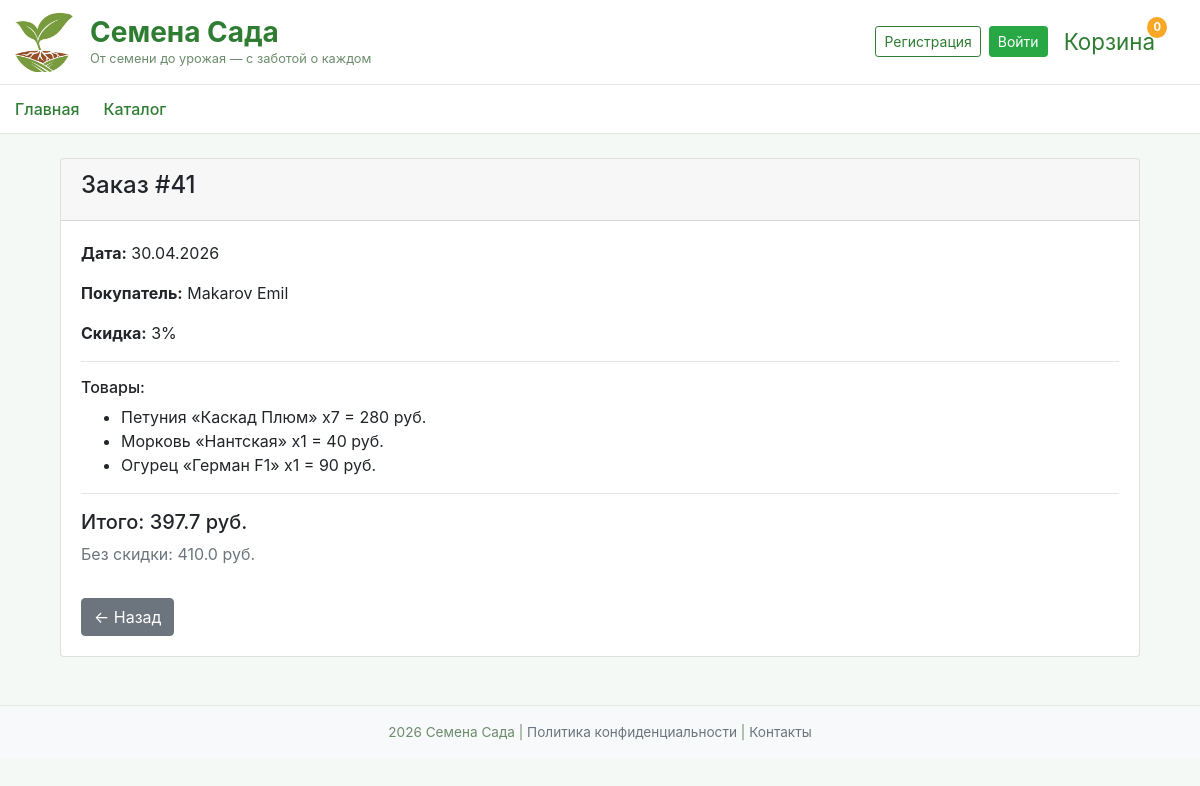
Screenshot of /order/41 with the database file from the repository.
### data/orders.py (models this page shows)
class Order(SqlAlchemyBase, SerializerMixin):
    __tablename__ = 'orders'
    id = sqlalchemy.Column(sqlalchemy.Integer, primary_key=True, autoincrement=True)
    user_id = sqlalchemy.Column(sqlalchemy.Integer, sqlalchemy.ForeignKey('users.id'))
    order_date = sqlalchemy.Column(sqlalchemy.DateTime, default=datetime.datetime.now)
    total_amount = sqlalchemy.Column(sqlalchemy.Integer)
    discount_percent = sqlalchemy.Column(sqlalchemy.Integer)
    user = orm.relationship("User")
    items = orm.relationship("OrderItem", back_populates='order')

### data/users.py (models this page shows, shortened)
class User(SqlAlchemyBase, UserMixin, SerializerMixin):
    __tablename__ = 'users'
    serialize_only = ('id', 'surname', 'name', 'age', 'email', 'hashed_password', 'image_path',
                      'modified_date', 'is_admin', 'total_orders_count', 'total_spent', 'orders')
    id = sqlalchemy.Column(sqlalchemy.Integer, primary_key=True, autoincrement=True)
    surname = sqlalchemy.Column(sqlalchemy.String)
    name = sqlalchemy.Column(sqlalchemy.String)
    age = sqlalchemy.Column(sqlalchemy.Integer)
    email = sqlalchemy.Column(sqlalchemy.String, unique=True)
    hashed_password = sqlalchemy.Column(sqlalchemy.String)
    image_path = sqlalchemy.Column(sqlalchemy.String)
    modified_date = sqlalchemy.Column(sqlalchemy.DateTime, default=datetime.datetime.now)
    is_admin = sqlalchemy.Column(sqlalchemy.Boolean, default=False)
    total_orders_count = sqlalchemy.Column(sqlalchemy.Integer, default=0)
    total_spent = sqlalchemy.Column(sqlalchemy.Integer, default=0)
    orders = orm.relationship("Order", back_populates='user')

### data/order_item.py (models this page shows)
class OrderItem(SqlAlchemyBase, SerializerMixin):
    __tablename__ = 'order_items'
    serialize_only = ('id', 'order_id', 'product_id', 'quantity', 'price_at_moment')
    id = sqlalchemy.Column(sqlalchemy.Integer, primary_key=True, autoincrement=True)
    order_id = sqlalchemy.Column(sqlalchemy.Integer, sqlalchemy.ForeignKey('orders.id'))
    product_id = sqlalchemy.Column(sqlalchemy.Integer, sqlalchemy.ForeignKey('products.id'))
    quantity = sqlalchemy.Column(sqlalchemy.Integer)
    price_at_moment = sqlalchemy.Column(sqlalchemy.Integer)
    product = orm.relationship("Product", back_populates='order_items')
    order = orm.relationship("Order")

### data/products.py (models this page shows)
class Product(SqlAlchemyBase, SerializerMixin):
    __tablename__ = 'products'
    serialize_only = ('id', 'name', 'category_id', 'category.name', 'price', 'stock',
                      'image_path', 'description', 'sowing_month_start', 'sowing_month_end',
                      'difficulty', 'modified_date', 'order_items')
    id = sqlalchemy.Column(sqlalchemy.Integer, primary_key=True, autoincrement=True)
    name = sqlalchemy.Column(sqlalchemy.String)
    category_id = sqlalchemy.Column(sqlalchemy.Integer, sqlalchemy.ForeignKey('categories.id'))
    price = sqlalchemy.Column(sqlalchemy.Integer)
    stock = sqlalchemy.Column(sqlalchemy.Integer)
    image_path = sqlalchemy.Column(sqlalchemy.String)
    description = sqlalchemy.Column(sqlalchemy.String)
    sowing_month_start = sqlalchemy.Column(sqlalchemy.Integer)
    sowing_month_end = sqlalchemy.Column(sqlalchemy.Integer)
    difficulty = sqlalchemy.Column(sqlalchemy.String)
    modified_date = sqlalchemy.Column(sqlalchemy.DateTime, default=datetime.datetime.now)
    order_items = orm.relationship("OrderItem", back_populates='product')
    category = orm.relationship("Category")

### main.py (the view)
@app.route('/order/<int:order_id>')
def order_card(order_id):
    with create_session() as db_sess:
        order = db_sess.query(Order).options(joinedload(Order.user),
            joinedload(Order.items).joinedload(OrderItem.product)
        ) \
            .filter(Order.id == order_id) \
            .first()
        return render_template('order_card.html', title='Карточка заказа', order=order)

### data/db_session.py (called while the page is built)
def create_session() -> Session:
    global __factory
    return __factory()

### main.py (called while the page is built)
@app.context_processor
def cart_count():
    cart = session.get('cart', {})
    count = sum(cart.values())
    return dict(cart_count=count)

### templates/order_card.html
{% extends "base.html" %} {% block content %}
<div class="container mt-4">
  <div class="card">
    <div class="card-header">
      <h4>Заказ #{{ order.id }}</h4>
    </div>
    <div class="card-body">
      <p><strong>Дата:</strong> {{ order.order_date.strftime('%d.%m.%Y') }}</p>
      <p>
        <strong>Покупатель:</strong> {{ order.user.surname }} {{ order.user.name
        }}
      </p>
      <p><strong>Скидка:</strong> {{ order.discount_percent }}%</p>
      <hr />
      <h6>Товары:</h6>
      <ul>
        {% for item in order.items %}
        <li>
          {{ item.product.name }} x{{ item.quantity }} = {{ item.quantity *
          item.price_at_moment }} руб.
        </li>
        {% endfor %}
      </ul>
      <hr />
      <h5>Итого: {{ order.total_amount }} руб.</h5>
      {% if order.discount_percent > 0 %}
      <p class="text-muted">
        Без скидки: {{ (order.total_amount / (1 - order.discount_percent / 100))
        | round(2) }} руб.
      </p>
      {% endif %} {% set back_url = request.args.get('next', '/user_profile') %}
      <a href="{{ back_url }}" class="btn btn-secondary mt-3"> ← Назад </a>
    </div>
  </div>
</div>
{% endblock %}

### static/css/style.css (style rules this page uses)
body { background-color: #f5f9f5; }

### rows the page displays
Order: id "41", order_date "30.04.2026", discount_percent "3", total_amount "397.7", total_amount+discount_percent "410.0"
User: user.surname "Makarov", user.name "Emil"
OrderItem: product.name "Петуния «Каскад Плюм»", quantity "7", item.quantity*item.price_at_moment "280"
OrderItem: product.name "Морковь «Нантская»", quantity "1", item.quantity*item.price_at_moment "40"
OrderItem: product.name "Огурец «Герман F1»", quantity "1", item.quantity*item.price_at_moment "90"

### other values shown
{{ cart_count|default(0) }} "0"
